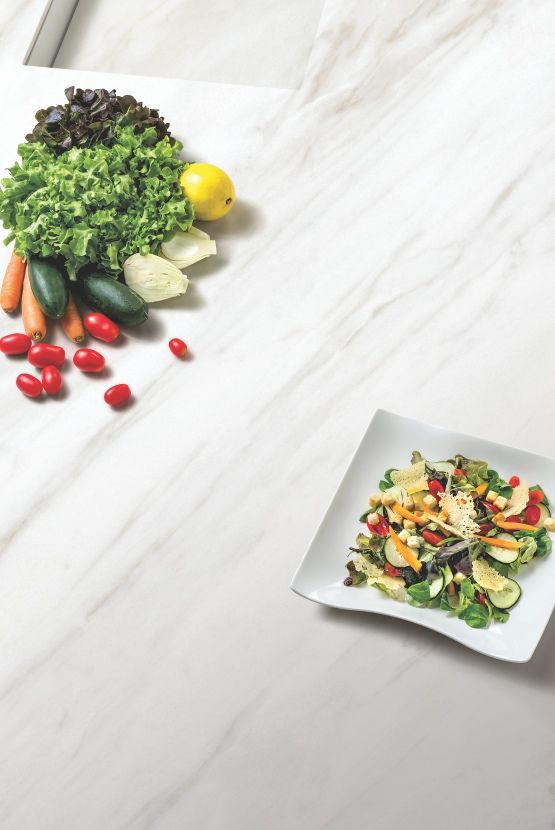
#> input picture catalog_processor/test_gemini.jpg, 555 x 830 px
$ python -i tile_image_screen.py   (imports and definitions only)
#> lines starting #> are read from the running program, lines starting #| are printed output that depends on the picture
#> further down, picture is the input picture: shape (830, 555, 3); mean B, G, R 201.6, 210.4, 212.4
"""
A last look at an extracted tile image before it can reach a mood board.

WHY THIS IS SEPARATE FROM EXTRACTION

Extraction decides what region of a catalog page is a product. This
decides whether the picture it produced is fit to be shown to a client
and handed to the image generator as "this is the tile". Those are
different questions, and this one is asked later: after the crop exists,
before backend_sync makes it a combination candidate. Nothing here
changes how a region is found or cut.

WHAT IT REFUSES, AND WHY ONLY THAT

Two rules, each one the survivor of a set of candidates measured against
real stock.

A tile surface -- however busy, dark or colourful its pattern -- is one
material photographed flat, so the CHROMA of the frame barely moves from
corner to corner. A photograph of a room, or a crop out of a large
pictorial mural, holds several materials at once under different light,
and its chroma moves a great deal.

Measured over 44 real extracted tiles (24 mined fresh from real catalog
page renders, 20 from earlier runs) against the catalog owner's own
rejected examples:

    worst real tile          0.0312   (59.webp, a warm multi-tone decor)
    ---------------- bar at 0.047 ----------------
    a room/lifestyle photo   0.0707
    a crop of a face mural   0.1254

The bar sits 1.51x above the worst real tile and 1.50x below the nearest
rejection, with nothing in between.

SECOND: TWO MATERIALS IN ONE FRAME

The crop the catalog owner found as a "highlight" was split corner to
corner -- flat brown on one side of a straight diagonal, marble on the
other. One tile, plain or busy, looks like the same material on both
sides of any line drawn through it. So every straight cut through the
frame is scored by how unlike its two halves are, in colour and in
grain, and the worst cut is the answer.

Measured over the same 47 real tiles against that defect:

    worst real tile          0.350   (59.webp; next worst is 0.144)
    ---------------- bar at 0.49 ----------------
    flat navy beside marble  0.684
    flat brown beside marble 0.895

1.40x clear on each side. An earlier attempt scored the largest flat
colour block instead and was thrown away: a plain tile is one flat block
with a straight edge, so it scored 0.849 where the defects scored 0.641
and 0.469 -- inverted.

WHAT IT DELIBERATELY DOES NOT REFUSE

Two of the owner's four examples are not caught, and are left alone
rather than guessed at:

  - a real tile printed at an angle on the page, with paper and catalog
    text around it;
  - a corner of a frame/moulding render with a blank page wedge in it.

Three heuristics were built for those and all three were discarded for
overlapping with real products:

  - brightness spread: the offending daisy tile scores 0.202 tilted and
    0.205 once rectified into a perfectly good square swatch. It
    measures the tile's own contrast, not the defect, so it would have
    rejected every dark-ground decor in the catalog.
  - visible paper: plain light tiles score up to 0.596 while those two
    examples score 0.122 and 0.000 -- inverted.
  - axis alignment: real tiles run 0.18 to 0.99, no separation at all.

Refusing on a signal that overlaps real stock costs more than letting
these two through. They need more examples before a rule can be fitted.
"""

from __future__ import annotations

from typing import Any, Tuple

# cv2 and numpy are imported INSIDE the functions, never here.
#
# main_step6_complete.py holds that line for its whole module -- every
# cv2/numpy import in it sits inside a function -- because the Vercel
# Python function does not carry opencv, and a module-level import
# brings the entire FastAPI app down on startup with
# ModuleNotFoundError: No module named 'cv2'. That is exactly what a
# module-level import here did: the visualization endpoint answered
# HTTP 500 on every call because the app could not be imported at all.
#
# Extraction runs where opencv is installed, so the screen still runs
# there. Everywhere else this module imports for free and the functions
# below keep the tile rather than dropping it.


# The chroma spread at which a frame stops reading as one tile surface.
# See the measurements in the module docstring: 1.51x above the worst
# real tile seen, 1.50x below the nearest rejection.
SCENE_CHROMA_SPREAD = 0.047

# The point at which the two sides of some straight cut stop looking
# like the same material. 1.40x above the worst real tile measured,
# 1.40x below the nearest split crop.
SPLIT_MATERIAL_DISTANCE = 0.49

# Cuts are tried every this many degrees through the frame's centre.
SPLIT_ANGLE_STEP = 10

# The frame is read at this size: small enough that grain averages out,
# large enough that a real boundary survives.
SPLIT_GRID = 128

# A cut that leaves either side smaller than this is not a split, it is
# a corner being shaved off.
SPLIT_MIN_SIDE_SHARE = 0.07

# The frame is reduced to this grid before measuring, so the number means
# the same thing for a 200px swatch and a 2000px slab, and so a single
# speck of grout cannot move it.
CHROMA_GRID = 8


def _vision():
    """(cv2, numpy), or (None, None) where opencv is not installed."""
    try:
        import cv2
        import numpy as np
    except ImportError:
        return None, None
    return cv2, np


# [24 lines left out: function scene_chroma_spread, not called in this run]


def split_material_distance(image_bgr: Any) -> float:
    """The worst straight cut: how unlike its two halves are.

    Colour and grain are weighed equally. Colour alone misses a split
    between two materials of similar tone; grain alone misses a split
    between two equally smooth ones.
    """
    cv2, np = _vision()
    if cv2 is None or image_bgr is None or getattr(image_bgr, "size", 0) == 0:
        return 0.0

    small = cv2.resize(
        image_bgr, (SPLIT_GRID, SPLIT_GRID), interpolation=cv2.INTER_AREA,
    ).astype(np.float32)
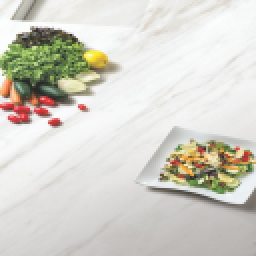
#> small: shape (128, 128, 3) float32 (shown 2 times larger); mean B, G, R 201.6, 210.4, 212.4

    grey = cv2.cvtColor(
        small.astype(np.uint8), cv2.COLOR_BGR2GRAY,
    ).astype(np.float32)
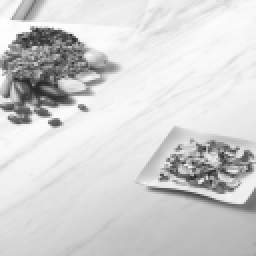
#> grey: shape (128, 128) float32 (shown 2 times larger); min 40, max 254, mean 210
    grain = cv2.blur(np.abs(grey - cv2.blur(grey, (7, 7))), (7, 7))
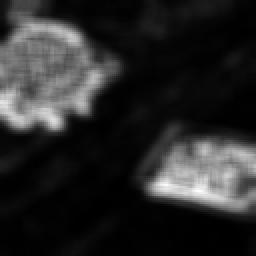
#> grain: shape (128, 128) float32 (shown 2 times larger); min 0.353, max 56.16, mean 9.3; drawn with min black and max white

    rows, cols = np.mgrid[0:SPLIT_GRID, 0:SPLIT_GRID].astype(np.float32)
    centre = (SPLIT_GRID - 1) / 2.0
    floor = SPLIT_MIN_SIDE_SHARE * SPLIT_GRID * SPLIT_GRID

    worst = 0.0
    for degrees in range(0, 180, SPLIT_ANGLE_STEP):
        angle = np.deg2rad(degrees)
        near = (
            (cols - centre) * np.cos(angle)
            + (rows - centre) * np.sin(angle)
        ) > 0
        far = ~near

        if near.sum() < floor or far.sum() < floor:
            continue

        colour = float(np.linalg.norm(
            small[near].mean(axis=0) - small[far].mean(axis=0),
        )) / 255.0

        near_grain = float(grain[near].mean())
        far_grain = float(grain[far].mean())
        texture = (
            abs(near_grain - far_grain)
            / (max(near_grain, far_grain) + 1e-6)
        )

        worst = max(worst, 0.5 * colour + 0.5 * texture)
#> this loop made 18 passes
#> (colour, near_grain, far_grain, texture, worst) on passes 1 to 12: (0.0591, 8.44, 10.13, 0.167, 0.113), (0.0415, 8.36, 10.21, 0.181, 0.113), (0.0264, 8.27, 10.3, 0.198, 0.113), (0.0129, 8.19, 10.38, 0.211, 0.113), (0.0169, 8.09, 10.47, 0.227, 0.122), (0.042, 8.06, 10.51, 0.233, 0.138), (0.0554, 8.06, 10.51, 0.234, 0.145), (0.0565, 8.01, 10.55, 0.241, 0.149), (0.056, 8.05, 10.51, 0.234, 0.149), (0.0513, 8.19, 10.38, 0.211, 0.149), (0.0621, 8.96, 9.61, 0.0679, 0.149), (0.0563, 8.95, 9.61, 0.0688, 0.149)

    return worst


# [48 lines left out: functions screen_tile_image, screen_tile_file, not called in this run]

>>> import cv2
>>> picture = cv2.imread('../test_gemini.jpg')
>>> result = split_material_distance(picture)
#> result = 0.149
